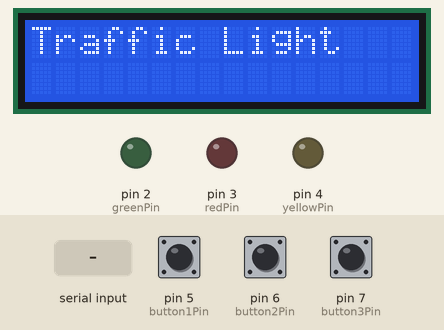
The sketch below on a simulated Arduino Uno, built with avr-gcc and run on an emulated ATmega328P. Parts: 16×2 character LCD, output pins drawn as LEDs (lit = HIGH). Dashed ring = blinking. Inputs (shaded band) come from the test bench; at power-on: pin 6 (button2Pin) HIGH, pin 5 (button1Pin) HIGH, pin 7 (button3Pin) HIGH. What the sketch prints to the serial monitor is not drawn.

Above: at 1.2 s.
1.3 s: pin 6 (button2Pin) pulled LOW for 0.15 s
At 2.2 s:
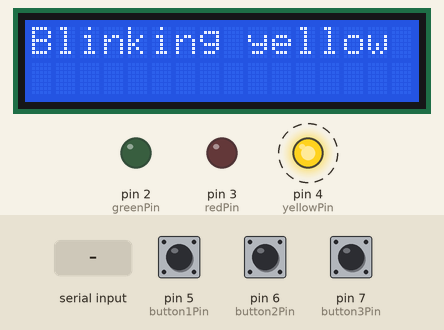
3.8 s: pin 5 (button1Pin) pulled LOW for 0.15 s
At 4.7 s:
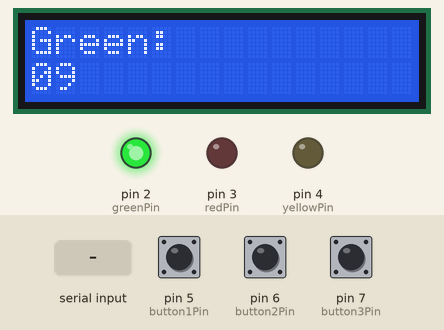
6.9 s: "1" received over Serial
At 7.3 s:
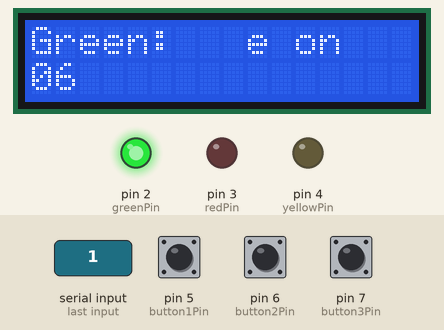
9.9 s: pin 7 (button3Pin) pulled LOW for 3.2 s
At 11.7 s:
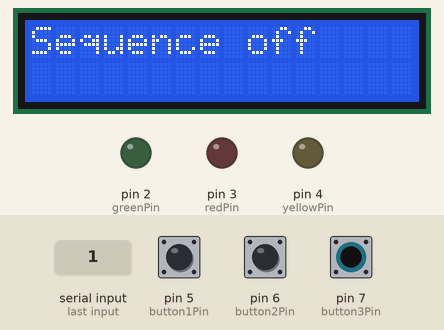
15.5 s: "2" received over Serial
At 16.7 s:
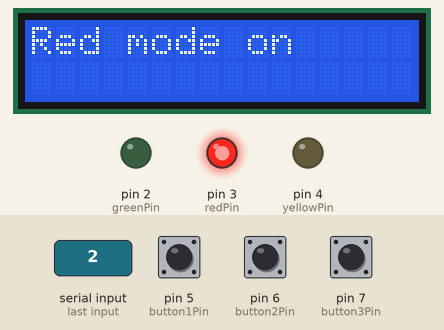
17.0 s: pin 6 (button2Pin) pulled LOW for 1 s
At 17.4 s:
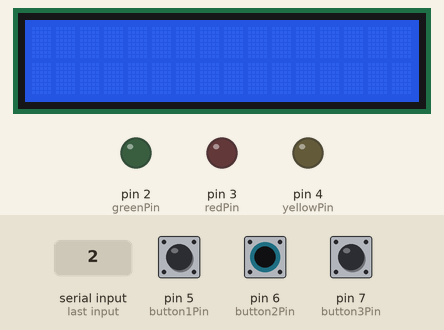
Timing chart, 0 to 22.0 s (numbered marks = the images above; inputs shaded):
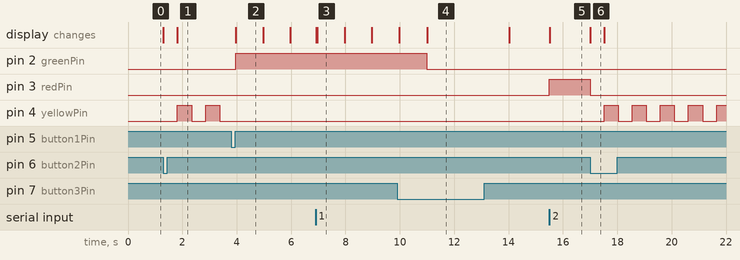

Measured:
- after the input at 1.3 s, pin 4 (yellowPin): alternates HIGH for 0.52 s and LOW for 0.52 s, starting after 0.52 s; the display: first changes at once (image 1 shows a later state)
- after the input at 3.8 s, pin 2 (greenPin): LOW → HIGH after 0.16 s; pin 4 (yellowPin): stops changing and stays LOW; the display: changes after 0.17 s (image 2)
- after the input at 6.9 s, the display: first changes at once (image 3 shows a later state)
- after the input at 9.9 s, pin 2 (greenPin): HIGH → LOW after 1.1 s instead of 4.1 s; pin 4 (yellowPin): stays LOW (without the input it goes to HIGH after 4.1 s); the display: first changes after 0.08 s (image 4 shows a later state)
- after the input at 15.5 s, pin 3 (redPin): LOW → HIGH at once; the display: changes at once (image 5)
- after the input at 17.0 s, pin 3 (redPin): HIGH → LOW at once; pin 4 (yellowPin): alternates HIGH for 0.52 s and LOW for 0.52 s, starting after 0.52 s; the display: changes at once (image 6)
- what the display in image 3 shows lasts 1.0 s, from 7.0 s to 8.0 s

The sketch:

traffic_light_project.ino
```cpp
#include <Wire.h>
#include <LiquidCrystal_I2C.h>

const int redPin = 3;
const int greenPin = 2;
const int yellowPin = 4;
const int button1Pin = 5;
const int button2Pin = 6;
const int button3Pin = 7;

unsigned long startTime = 0;
unsigned long elapsedTime = 0;
bool isButton1Pressed = false;
bool isButton2Pressed = false;
bool isButton3Pressed = false;
bool isFirstSequenceActive = false;
bool isSecondSequenceActive = false;

char Bluetooth_Com;

LiquidCrystal_I2C lcd(0x27, 2, 1, 0, 4, 5, 6, 7, 3, POSITIVE);

void setup() {
  lcd.begin(16, 2);
  pinMode(redPin, OUTPUT);
  pinMode(greenPin, OUTPUT);
  pinMode(yellowPin, OUTPUT);
  pinMode(button1Pin, INPUT_PULLUP);
  pinMode(button2Pin, INPUT_PULLUP);
  pinMode(button3Pin, INPUT_PULLUP);
  Serial.begin(9600);
  lcd.print("Traffic Light");
}

void loop() {
  // Check for incoming Bluetooth commands
  if(Serial.available() > 0){ // Checks whether data is comming from the serial port
  Bluetooth_Com = Serial.read(); // Reads the data from the serial port

    if (Bluetooth_Com == '1') {
      Serial.println("Green light sequence activated");
      digitalWrite(redPin, LOW);
      digitalWrite(yellowPin, LOW);
      digitalWrite(greenPin, HIGH);
      lcd.clear();
      lcd.print("Green mode on");
    }
    else if (Bluetooth_Com == '2') {
      Serial.println("Red light sequence activated");
      digitalWrite(greenPin, LOW);
      digitalWrite(yellowPin, LOW);
      digitalWrite(redPin, HIGH);
      lcd.clear();
      lcd.print("Red mode on");
    }
    else if (Bluetooth_Com == '3') {
      lcd.clear();
      lcd.print("Blinking yellow");
      Serial.println("Blinking yellow light sequence activated");
      digitalWrite(redPin, LOW);
      digitalWrite(greenPin, LOW);
      while (Bluetooth_Com == '3') {
        digitalWrite(yellowPin, HIGH);
        delay(500);
        digitalWrite(yellowPin, LOW);
        delay(500);
        if(Serial.available() > 0){
          Bluetooth_Com = Serial.read();
        }
      }
      digitalWrite(yellowPin, LOW);
    }
    else if (Bluetooth_Com == '4') {
      Serial.println("Automated Sequence on");
      isButton1Pressed = true;
      isButton2Pressed = false;
      isButton3Pressed = false;
      isFirstSequenceActive = !isFirstSequenceActive;
      isSecondSequenceActive = false;
      startTime = millis();
      lcd.clear();
    }
    else if (Bluetooth_Com == '5') {
      Serial.println("Automated Sequence 2 on");
      isButton1Pressed = false;
      isButton2Pressed = false;
      isButton3Pressed = true;
      isFirstSequenceActive = false;
      isSecondSequenceActive =!isSecondSequenceActive;
      startTime = millis();
      lcd.clear();
    }
  }
  // Check if button 1 is pressed
  if (digitalRead(button1Pin) == LOW && !isButton1Pressed) {
    Serial.println("Button 1 pressed Traffic light Automated Sequence is on: 10 second green - 3 seconds yellow - 10 seconds red - 3 second yellow");
    isButton1Pressed = true;
    isButton2Pressed = false;
    isButton3Pressed = false;
    isFirstSequenceActive = !isFirstSequenceActive;
    isSecondSequenceActive = false;
    startTime = millis();
    lcd.clear();
  }

  // Check if button 2 is pressed
  if (digitalRead(button2Pin) == LOW && !isButton2Pressed) {
    Serial.println("Button 2 pressed Blinking yellow is activated");
    isButton2Pressed = true;
    isButton1Pressed = false;
    isButton3Pressed = false;
    isFirstSequenceActive = false;
    isSecondSequenceActive = false;
    digitalWrite(redPin, LOW);
    digitalWrite(greenPin, LOW);
    digitalWrite(yellowPin, HIGH);
    lcd.clear();
  }
  // Check if button 3 is pressed
  if (digitalRead(button3Pin) == LOW && !isButton3Pressed) {
    Serial.println("Button 3 pressed Traffic light Automated Sequence is on: 30 second green - 3 seconds yellow - 10 seconds red - 3 second yellow");
    isButton1Pressed = false;
    isButton2Pressed = false;
    isButton3Pressed = true;
    isFirstSequenceActive = false;
    isSecondSequenceActive =!isSecondSequenceActive;
    startTime = millis();
    lcd.clear();
  }

  // Check if button 1 sequence is in progress
  if (isFirstSequenceActive) {
    elapsedTime = millis() - startTime;

    // Green light for 10 seconds
    if (elapsedTime < 10000) {
      digitalWrite(redPin, LOW);
      digitalWrite(yellowPin, LOW);
      digitalWrite(greenPin, HIGH);

	    int remainingTime = (10000 - elapsedTime) / 1000;
      char timeStr[3];
      sprintf(timeStr, "%02d", remainingTime);
      lcd.setCursor(0, 0);
      lcd.print("Green:   ");
      lcd.setCursor(0, 1);
      lcd.print(timeStr);

    }
    // Yellow light for 3 seconds
    else if (elapsedTime < 13000) {
      digitalWrite(greenPin, LOW);
      digitalWrite(yellowPin, HIGH);

	    int remainingTime = (13000 - elapsedTime) / 1000;
      char timeStr[3];
      sprintf(timeStr, "%02d", remainingTime);
      lcd.setCursor(0, 0);
      lcd.print("Yellow:   ");
      lcd.setCursor(0, 1);
      lcd.print(timeStr);


    }
    // Red light for 10 seconds
    else if (elapsedTime < 23000) {
      digitalWrite(yellowPin, LOW);
      digitalWrite(redPin, HIGH);

	    int remainingTime = (23000 - elapsedTime) / 1000;
      char timeStr[3];
      sprintf(timeStr, "%02d", remainingTime);
      lcd.setCursor(0, 0);
      lcd.print("Red:      ");
      lcd.setCursor(0, 1);
      lcd.print(timeStr);


    }
    // Yellow light for 3 seconds
    else if (elapsedTime < 26000) {
      digitalWrite(redPin, LOW);
      digitalWrite(yellowPin, HIGH);

	    int remainingTime = (26000 - elapsedTime) / 1000;
      char timeStr[3];
      sprintf(timeStr, "%02d", remainingTime);
      lcd.setCursor(0, 0);
      lcd.print("Yellow:   ");
      lcd.setCursor(0, 1);
      lcd.print(timeStr);


    }
    // Loop back to green light
    else {
      digitalWrite(yellowPin, LOW);
      digitalWrite(greenPin, HIGH);
      startTime = millis();
    }
  }

  // Check if button 2 sequence is in progress
  if (isButton2Pressed) {
    digitalWrite(redPin, LOW);
    digitalWrite(greenPin, LOW);
    digitalWrite(yellowPin, !digitalRead(yellowPin));
    delay(500);
    lcd.clear();
    lcd.print("Blinking yellow");
  }

  // Check if button 3 sequence is in progress
  if (isSecondSequenceActive) {
    elapsedTime = millis() - startTime;

    // Green light for 30 seconds
    if (elapsedTime < 30000) {
      digitalWrite(redPin, LOW);
      digitalWrite(yellowPin, LOW);
      digitalWrite(greenPin, HIGH);

	    int remainingTime = (30000 - elapsedTime) / 1000;
      char timeStr[3];
      sprintf(timeStr, "%02d", remainingTime);
      lcd.setCursor(0, 0);
      lcd.print("Green:   ");
      lcd.setCursor(0, 1);
      lcd.print(timeStr);

    }
    // Yellow light for 3 seconds
    else if (elapsedTime < 33000) {
      digitalWrite(greenPin, LOW);
      digitalWrite(yellowPin, HIGH);

	    int remainingTime = (33000 - elapsedTime) / 1000;
      char timeStr[3];
      sprintf(timeStr, "%02d", remainingTime);
      lcd.setCursor(0, 0);
      lcd.print("Yellow:   ");
      lcd.setCursor(0, 1);
      lcd.print(timeStr);


    }
    // Red light for 10 seconds
    else if (elapsedTime < 43000) {
      digitalWrite(yellowPin, LOW);
      digitalWrite(redPin, HIGH);

	    int remainingTime = (43000 - elapsedTime) / 1000;
      char timeStr[3];
      sprintf(timeStr, "%02d", remainingTime);
      lcd.setCursor(0, 0);
      lcd.print("Red:      ");
      lcd.setCursor(0, 1);
      lcd.print(timeStr);


    }
    // Yellow light for 3 seconds
    else if (elapsedTime < 53000) {
      digitalWrite(redPin, LOW);
      digitalWrite(yellowPin, HIGH);

	    int remainingTime = (53000 - elapsedTime) / 1000;
      char timeStr[3];
      sprintf(timeStr, "%02d", remainingTime);
      lcd.setCursor(0, 0);
      lcd.print("Yellow:   ");
      lcd.setCursor(0, 1);
      lcd.print(timeStr);


    }
    // Loop back to green light
    else {
      digitalWrite(yellowPin, LOW);
      digitalWrite(greenPin, HIGH);
      startTime = millis();
    }
  }

  // Check if button 1 sequence should be stopped
  if (isFirstSequenceActive && digitalRead(button1Pin) == LOW && elapsedTime > 1000) {
    isFirstSequenceActive = false;
    digitalWrite(redPin, LOW);
    digitalWrite(greenPin, LOW);
    digitalWrite(yellowPin, LOW);
    lcd.clear();
    lcd.print("Sequence off");
    delay(3000);
    lcd.clear();
    lcd.print("Traffic Light");
  }

  // Check if button 3 sequence should be stopped
  if (isSecondSequenceActive && digitalRead(button3Pin) == LOW && elapsedTime > 1000) {
    isSecondSequenceActive = false;
    digitalWrite(redPin, LOW);
    digitalWrite(greenPin, LOW);
    digitalWrite(yellowPin, LOW);
    lcd.clear();
    lcd.print("Sequence off");
    delay(3000);
    lcd.clear();
    lcd.print("Traffic Light");
  }
}
```
